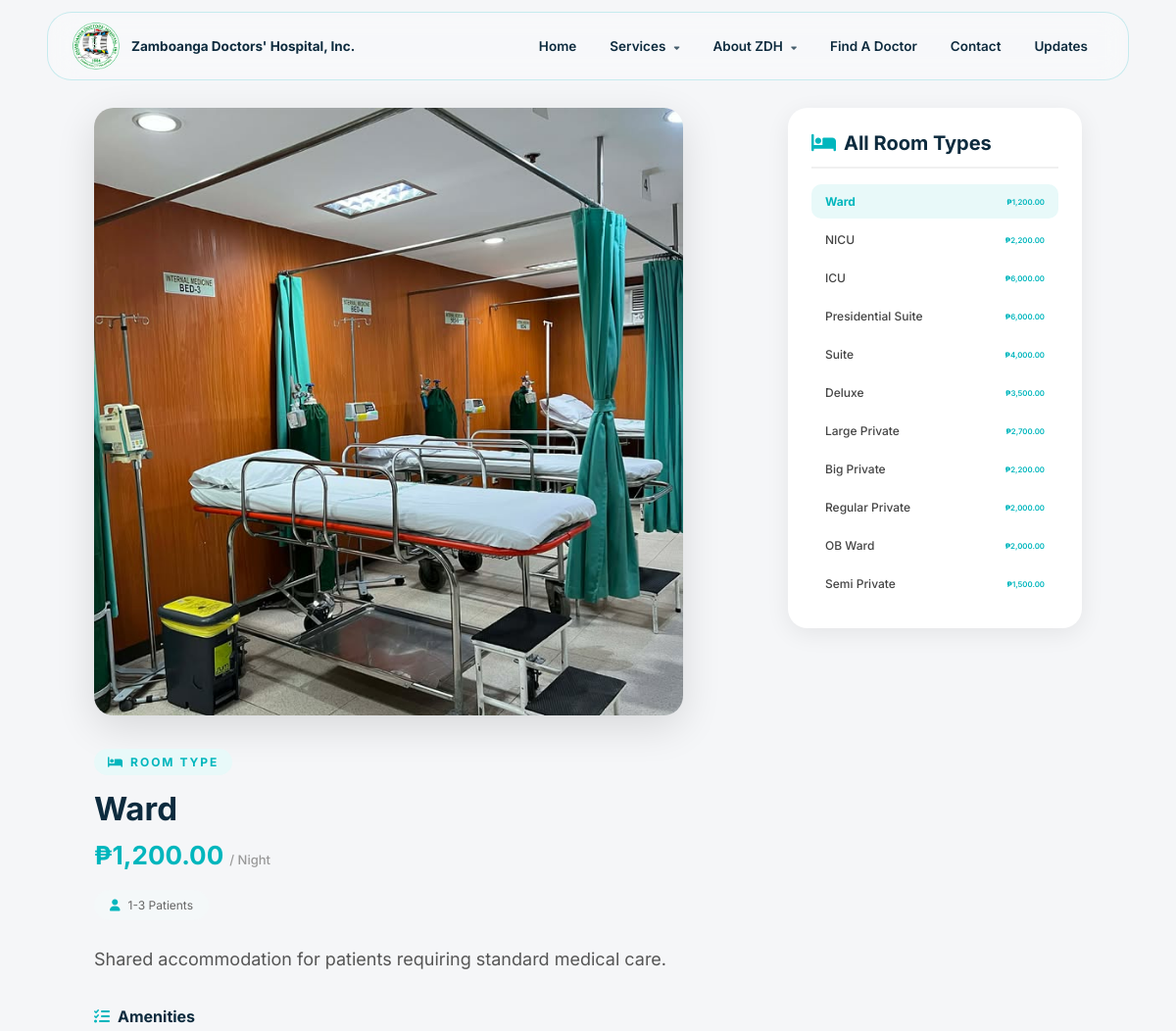
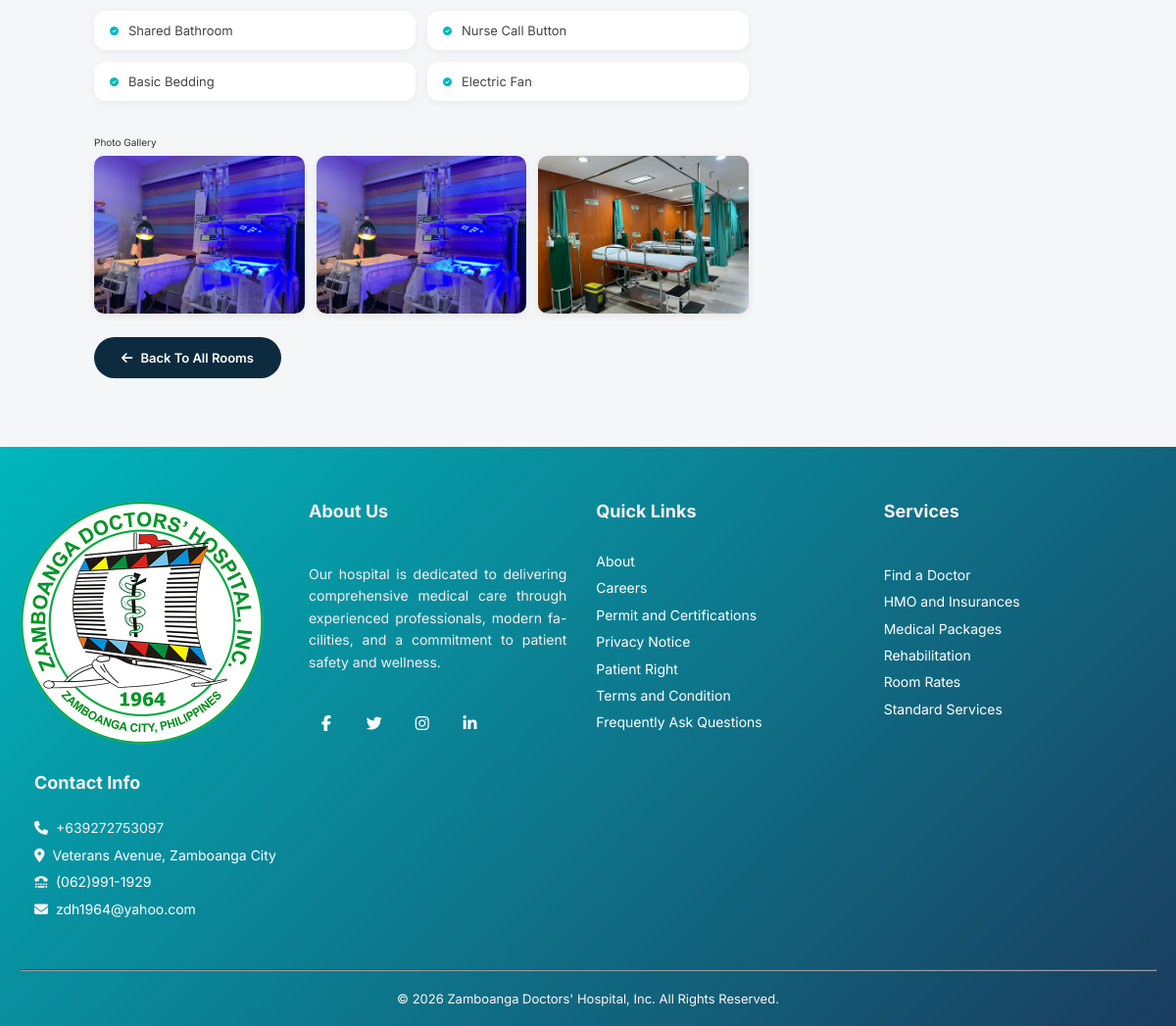
/room/1, run on the app's committed database (2 pictures, top to bottom).
### tables this page shows
CREATE TABLE `roomrates` (
  `id` int(11) UNSIGNED NOT NULL,
  `name` varchar(150) NOT NULL,
  `description` text DEFAULT NULL,
  `price_per_night` decimal(10,2) DEFAULT 0.00,
  `capacity` varchar(100) DEFAULT NULL,
  `amenities` text DEFAULT NULL,
  `image` varchar(255) DEFAULT '',
  `created_at` timestamp NOT NULL DEFAULT current_timestamp()
);

CREATE TABLE `room_photos` (
  `id` int(10) UNSIGNED NOT NULL,
  `room_id` int(10) UNSIGNED NOT NULL,
  `photo` varchar(500) NOT NULL,
  `created_at` timestamp NOT NULL DEFAULT current_timestamp()
);

### room-details.php (the view, shortened to what this page needs)
<?php
require_once 'includes/config.php';
$id = intval($_GET['id'] ?? 0);
$result = mysqli_query($con, "SELECT * FROM roomrates WHERE id=$id");
$room   = mysqli_fetch_assoc($result);
$all    = [];
$res2   = mysqli_query($con, "SELECT id, name, price_per_night FROM roomrates ORDER BY created_at ASC");
while ($r = mysqli_fetch_assoc($res2)) $all[] = $r;
$pres   = mysqli_query($con, "SELECT * FROM room_photos WHERE room_id=$id ORDER BY created_at ASC");
$photos = [];
while ($p = mysqli_fetch_assoc($pres)) $photos[] = $p;
$amenities = array_filter(array_map('trim', explode(',', $room['amenities'] ?? '')));
?>
<!DOCTYPE html>
<html lang="en">
<head>
    <link rel="stylesheet" href="https://cdnjs.cloudflare.com/ajax/libs/font-awesome/6.5.2/css/all.min.css">
    <link rel="stylesheet" href="/hms/css/style.css">
</head>
<body>
<?php include 'includes/header.php'; ?>
<div class="details-section">
    <div class="details-main">
        <img class="details-img"
             src="../<?= !empty($room['image']) ? htmlspecialchars($room['image']) : '/hms/images/default.jpg' ?>"
             alt="<?= htmlspecialchars($room['name']) ?>"
             onerror="this.onerror=null; this.src='/hms/images/default.jpg'">
        <span class="details-badge"><i class="fas fa-bed"></i> Room Type</span>
        <h1><?= htmlspecialchars($room['name']) ?></h1>
        <div class="details-price">
            ₱<?= number_format($room['price_per_night'], 2) ?>
            <span>/ night</span>
        </div>
        <?php if (!empty($room['capacity'])): ?>
        <div class="details-capacity">
            <i class="fas fa-user"></i>
            <?= htmlspecialchars($room['capacity']) ?>
        </div>
        <?php endif; ?>
        <p class="details-desc"><?= nl2br(htmlspecialchars($room['description'])) ?></p>
        <?php if (!empty($amenities)): ?>
        <h3 class="amenities-title"><i class="fas fa-list-check" style="color:#00b6bd;margin-right:8px;"></i>Amenities</h3>
        <div class="amenities-grid">
            <?php foreach ($amenities as $amenity): ?>
            <div class="amenity-item">
                <i class="fas fa-circle-check"></i>
                <?= htmlspecialchars($amenity) ?>
            </div>
            <?php endforeach; ?>
        </div>
        <?php endif; ?>
        <div class="room-section-title">Photo Gallery</div>
        <?php if (empty($photos)): ?>
            <p class="no-photos">No additional photos available for this room.</p>
        <?php else: ?>
        <div class="photo-gallery">
            <?php foreach ($photos as $i => $p): ?>
            <div class="photo-gallery-item" onclick="openLightbox(<?= $i ?>)">
                <img src="<?= htmlspecialchars($p['photo']) ?>"
                     alt="Room photo <?= $i + 1 ?>"
                     onerror="this.onerror=null;this.src='/hms/admin/images/default.jpg'">
            </div>
            <?php endforeach; ?>
        </div>
        <?php endif; ?>
<br><br>
        <a href="/hms/roomrates" class="back-btn">
            <i class="fas fa-arrow-left"></i> Back to All Rooms
        </a>
    </div>
    <div class="details-sidebar">
        <div class="sidebar-card">
            <h4><i class="fas fa-bed" style="color:#00b6bd;margin-right:8px;"></i>All Room Types</h4>
            <?php foreach ($all as $r): ?>
            <a href="/hms/room/<?= $r['id'] ?>"
               class="sidebar-room-link <?= $r['id'] == $id ? 'active' : '' ?>">
                <?= htmlspecialchars($r['name']) ?>
                <span class="price">₱<?= number_format($r['price_per_night'], 2) ?></span>
            </a>
            <?php endforeach; ?>
        </div>
    </div>
</div>
<?php include 'includes/footer.php'; ?>
</body>
</html>

### css/style.css (style rules this page uses)
:root { --blue: #00b6bd; --black: #394044; --wight: #fff; }
body { overflow-x: hidden; }
* { font-family: "Inter", sans-serif; margin: 0; padding: 0; text-decoration: none; text-transform: capitalize; outline: none; box-sizing: border-box; transition: all linear 0.2s; }
html { font-size: 62.5%; overflow-x: hidden; scroll-behavior: smooth; }

### room-details.php (style rules this page uses)
* { margin:0; padding:0; box-sizing:border-box; font-family:'Inter',sans-serif; }
body { background:#f5f6f8; color:#333; }
.details-section { padding: 110px 8% 70px; display: grid; grid-template-columns: 1fr 300px; gap: 40px; align-items: start; }
.details-img { width: 90%; height: 620px; object-fit: cover; border-radius: 20px; box-shadow: 0 12px 40px rgba(0,0,0,0.12); margin-bottom: 32px; }
.details-badge { display: inline-flex; align-items: center; gap: 6px; background: #e8f9f9; color: #00b6bd; font-size: 1.2rem; font-weight: 700; letter-spacing: 2px; text-transform: uppercase; padding: 6px 14px; border-radius: 50px; margin-bottom: 14px; }
.details-main h1 { font-size: 3.3rem; font-weight: 700; color: #0d2b3e; margin-bottom: 12px; }
.details-price { font-size: 2.6rem; font-weight: 700; color: #00b6bd; margin-bottom: 20px; }
.details-price span { font-size: 1.3rem; font-weight: 500; color: #999; }
.details-capacity { display: inline-flex; align-items: center; gap: 8px; font-size: 1.2rem; color: #666; background: #f4f8f9; padding: 8px 16px; border-radius: 50px; margin-bottom: 24px; }
.details-capacity i { color: #00b6bd; }
.details-desc { font-size: 1.8rem; line-height: 1.8; color: #555; margin-bottom: 32px; text-transform: none; }
.amenities-title { font-size: 1.6rem; font-weight: 700; color: #0d2b3e; margin-bottom: 16px; }
.amenities-grid { display: grid; grid-template-columns: repeat(2, 1fr); gap: 12px; margin-bottom: 36px; }
.amenity-item { display: flex; align-items: center; gap: 10px; background: #fff; padding: 12px 16px; border-radius: 12px; font-size: 1.3rem; color: #444; box-shadow: 0 2px 8px rgba(0,0,0,0.05); }
.amenity-item i { color: #00b6bd; font-size: 0.9rem; flex-shrink: 0; }
.back-btn { display: inline-flex; align-items: center; gap: 8px; background: #0d2b3e; color: #fff; padding: 13px 28px; border-radius: 50px; font-size: 1.3rem; font-weight: 600; text-decoration: none; transition: all 0.3s ease; }
.sidebar-card { background: #fff; border-radius: 20px; padding: 24px; box-shadow: 0 6px 24px rgba(0,0,0,0.07); position: sticky; top: 110px; }
.sidebar-card h4 { font-size: 20px; font-weight: 700; color: #0d2b3e; margin-bottom: 16px; padding-bottom: 12px; border-bottom: 2px solid #f0f0f0; }
.sidebar-room-link { display: flex; align-items: center; justify-content: space-between; padding: 10px 14px; border-radius: 10px; text-decoration: none; font-size: 1.2rem; color: #444; font-weight: 500; transition: all 0.2s ease; margin-bottom: 4px; }
.sidebar-room-link.active { background: #e8f9f9; color: #00b6bd; font-weight: 700; }
.sidebar-room-link .price { font-size: 0.78rem; color: #00b6bd; font-weight: 600; }
html, body { transition: none !important; }
.details-section { transition: none !important; }
.sidebar-card { position: sticky; top: 110px; transition: none !important; }
.photo-gallery { display: grid; grid-template-columns: repeat(auto-fill, minmax(180px, 1fr)); gap: 12px; margin-top: 8px; }
.photo-gallery-item { border-radius: 10px; overflow: hidden; cursor: pointer; aspect-ratio: 4/3; background: #eef1f5; box-shadow: 0 2px 8px rgba(0,0,0,0.08); transition: transform 0.2s, box-shadow 0.2s; }
.photo-gallery-item img { width: 100%; height: 100%; object-fit: cover; display: block; }

### data on the page
roomrates: image (picture), name "Ward", price_per_night "1,200.00", capacity "1-3 Patients", description "Shared accommodation for patients requiring standard medical care.", amenities "Shared Bathroom", amenities "Nurse Call Button", amenities "Basic Bedding", amenities "Electric Fan"
room_photos: photo (picture)
room_photos: photo (picture)
room_photos: photo (picture)
roomrates: name "NICU", price_per_night "2,200.00"
roomrates: name "ICU", price_per_night "6,000.00"
roomrates: name "Presidential Suite", price_per_night "6,000.00"
roomrates: name "Suite", price_per_night "4,000.00"
roomrates: name "Deluxe", price_per_night "3,500.00"
roomrates: name "Large Private", price_per_night "2,700.00"
roomrates: name "Big Private", price_per_night "2,200.00"
roomrates: name "Regular Private", price_per_night "2,000.00"
roomrates: name "OB Ward", price_per_night "2,000.00"
roomrates: name "Semi Private", price_per_night "1,500.00"

### other printed values
$contact_phone "+639272753097"
$contact_address "Veterans Avenue, Zamboanga City"
$contact_telephone "(062)991-1929"
$contact_email "zdh1964@yahoo.com"
